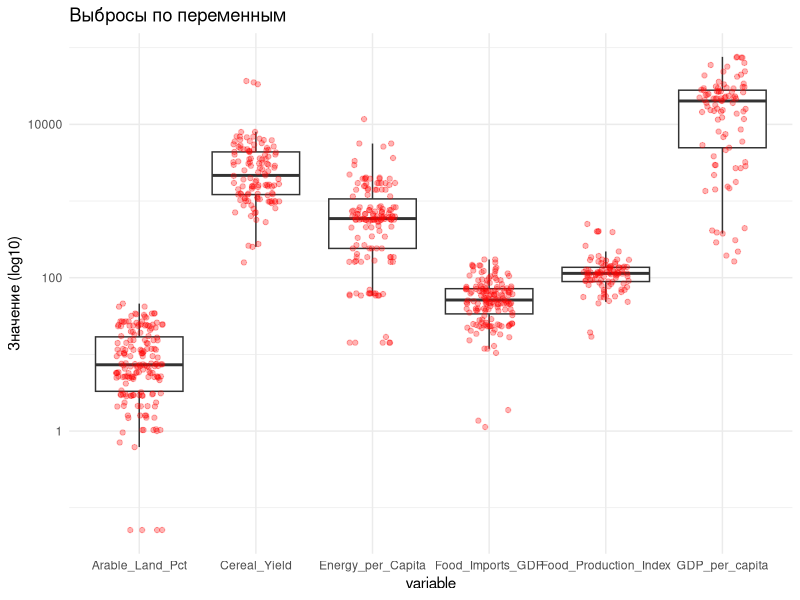
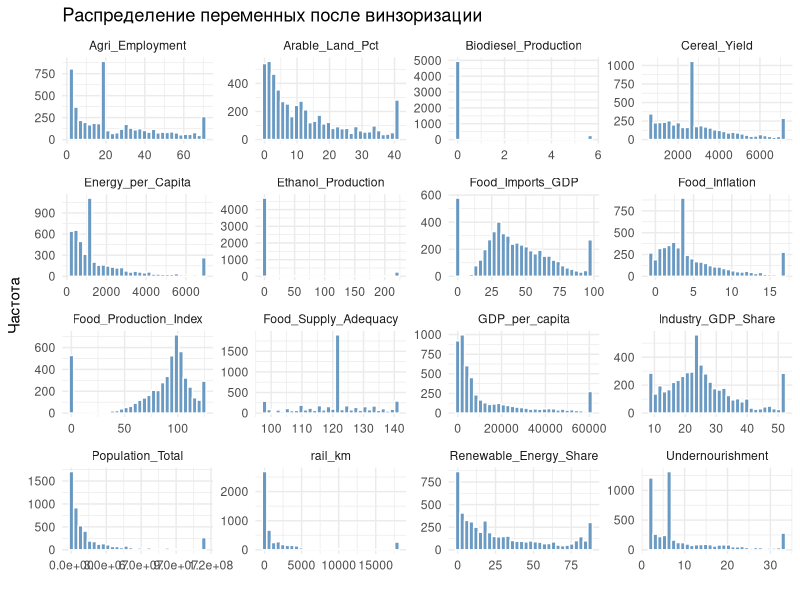
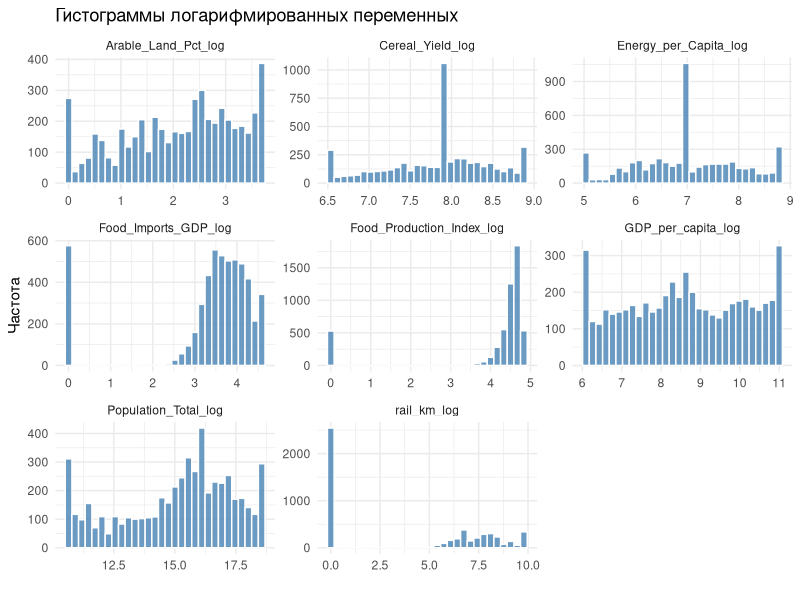

R code for these plots, in order:

library(readxl)
library(dplyr)
library(tidyr)
library(zoo)
library(ggplot2)

full_data <- read_excel("data/full_data.xlsx")

str(full_data)
summary(full_data)

# заполним NA для rail_km
full_data <- full_data %>%
        group_by(iso3c) %>%
        arrange(year) %>%
        fill(rail_km, .direction = "downup") %>%
        ungroup()
summary(full_data$rail_km)

full_data <- full_data %>%
        mutate(rail_km = ifelse(is.na(rail_km), 0, rail_km))


vars_to_fill <- c("GDP_per_capita", "Cereal_Yield", "Agri_Employment", "Undernourishment",
                  "Renewable_Energy_Share", "Food_Supply_Adequacy", "Food_Inflation",
                  "Energy_per_Capita", "Industry_GDP_Share")

full_data <- full_data %>%
        group_by(iso3c) %>%
        arrange(year) %>%
        fill(all_of(vars_to_fill), .direction = "downup") %>%
        ungroup()
sapply(full_data[vars_to_fill], function(x) sum(is.na(x)))

full_data <- full_data %>%
        group_by(iso3c) %>%
        mutate(across(all_of(vars_to_fill), ~ if_else(
                is.na(.), 
                coalesce(median(., na.rm = TRUE), median(full_data[[cur_column()]], na.rm = TRUE)), 
                .
        ))) %>%
        ungroup()

# Food_Production_Index и Food_Imports_GDP

vars_fill_median <- c("Food_Production_Index", "Food_Imports_GDP")

# 1. Сперва fill по времени внутри страны
full_data <- full_data %>%
        group_by(iso3c) %>%
        arrange(year) %>%
        fill(all_of(vars_fill_median), .direction = "downup") %>%
        ungroup()

# 2. Потом медиана по стране, если еще есть NA
full_data <- full_data %>%
        group_by(iso3c) %>%
        mutate(across(all_of(vars_fill_median), ~ ifelse(is.na(.), median(., na.rm = TRUE), .))) %>%
        ungroup()
sapply(full_data[vars_fill_median], function(x) sum(is.na(x)))
full_data <- full_data %>%
        mutate(across(all_of(vars_fill_median), ~ ifelse(is.na(.), 0, .)))

# Ethanol_Production и Biodiesel_Production
full_data <- full_data %>%
        mutate(
                Ethanol_Production = ifelse(is.na(Ethanol_Production), 0, Ethanol_Production),
                Biodiesel_Production = ifelse(is.na(Biodiesel_Production), 0, Biodiesel_Production)
        )


# Arable_Land_Pct
full_data <- full_data %>%
        group_by(iso3c) %>%
        arrange(year) %>%
        fill(Arable_Land_Pct, .direction = "downup") %>%
        ungroup()

full_data <- full_data %>%
        group_by(iso3c) %>%
        mutate(Arable_Land_Pct = ifelse(is.na(Arable_Land_Pct),
                                        median(Arable_Land_Pct, na.rm = TRUE),
                                        Arable_Land_Pct)) %>%
        ungroup()

full_data <- full_data %>%
        mutate(Arable_Land_Pct = ifelse(is.na(Arable_Land_Pct), 0, Arable_Land_Pct))


## проверка на выбросы


vars_to_check <- c("GDP_per_capita", "Cereal_Yield", "Food_Imports_GDP",
                   "Arable_Land_Pct", "Food_Production_Index", "Energy_per_Capita")
detect_outliers_iqr <- function(x) {
        q1 <- quantile(x, 0.25, na.rm = TRUE)
        q3 <- quantile(x, 0.75, na.rm = TRUE)
        iqr <- q3 - q1
        lower <- q1 - 1.5 * iqr
        upper <- q3 + 1.5 * iqr
        return(x < lower | x > upper)
}

outlier_data <- full_data %>%
        select(iso3c, Country.x, year, all_of(vars_to_check)) %>%
        pivot_longer(cols = all_of(vars_to_check), names_to = "variable", values_to = "value") %>%
        group_by(iso3c, variable) %>%
        mutate(is_outlier = detect_outliers_iqr(value)) %>%
        ungroup() %>%
        filter(is_outlier == TRUE)

ggplot(outlier_data %>% filter(value > 0), aes(x = variable, y = value)) +
        geom_boxplot(outlier.shape = NA) +
        geom_jitter(color = "red", alpha = 0.3, width = 0.2) +
        scale_y_continuous(trans = "log10") +
        labs(title = "Выбросы по переменным", y = "Значение (log10)") +
        theme_minimal()





## винзоризация

vars_to_winsorize <- c("GDP_per_capita", "Cereal_Yield", "Food_Imports_GDP",
                       "Arable_Land_Pct", "Food_Production_Index", "Energy_per_Capita",
                       "Agri_Employment", "Undernourishment", "Renewable_Energy_Share", 
                       "Food_Supply_Adequacy", "Ethanol_Production", "Biodiesel_Production",
                       "Food_Inflation", "Population_Total", "Industry_GDP_Share",
                       "rail_km")

winsorize_vec <- function(x, lower = 0.05, upper = 0.95) {
        qnt <- quantile(x, probs = c(lower, upper), na.rm = TRUE)
        x[x < qnt[1]] <- qnt[1]
        x[x > qnt[2]] <- qnt[2]
        return(x)
}

full_data_clean <- full_data %>%
        mutate(across(all_of(vars_to_winsorize), winsorize_vec))


# Выбираем винзоризованные переменные и переводим в long-формат
full_data_clean %>%
        select(all_of(vars_to_winsorize)) %>%
        pivot_longer(cols = everything(), names_to = "variable", values_to = "value") %>%
        ggplot(aes(x = value)) +
        geom_histogram(bins = 30, fill = "steelblue", color = "white", alpha = 0.8) +
        facet_wrap(~ variable, scales = "free") +
        theme_minimal() +
        labs(title = "Распределение переменных после винзоризации", x = "", y = "Частота")


# Логарифмическое преобразование для скошенных переменных:
full_data_clean <- full_data_clean %>%
        mutate(across(c("GDP_per_capita", "Energy_per_Capita", "rail_km", "Population_Total"), 
                      ~ log1p(.), .names = "{.col}_log"))

vars_to_log <- c("GDP_per_capita", "Cereal_Yield", "Food_Imports_GDP",
                 "Arable_Land_Pct", "Food_Production_Index", "Energy_per_Capita")

full_data_clean <- full_data_clean %>%
        mutate(across(all_of(vars_to_log), ~ log1p(.), .names = "{.col}_log"))

full_data_clean %>%
        select(ends_with("_log")) %>%
        pivot_longer(everything(), names_to = "variable", values_to = "value") %>%
        ggplot(aes(x = value)) +
        geom_histogram(bins = 30, fill = "steelblue", color = "white", alpha = 0.8) +
        facet_wrap(~ variable, scales = "free") +
        theme_minimal() +
        labs(title = "Гистограммы логарифмированных переменных", x = "", y = "Частота")












